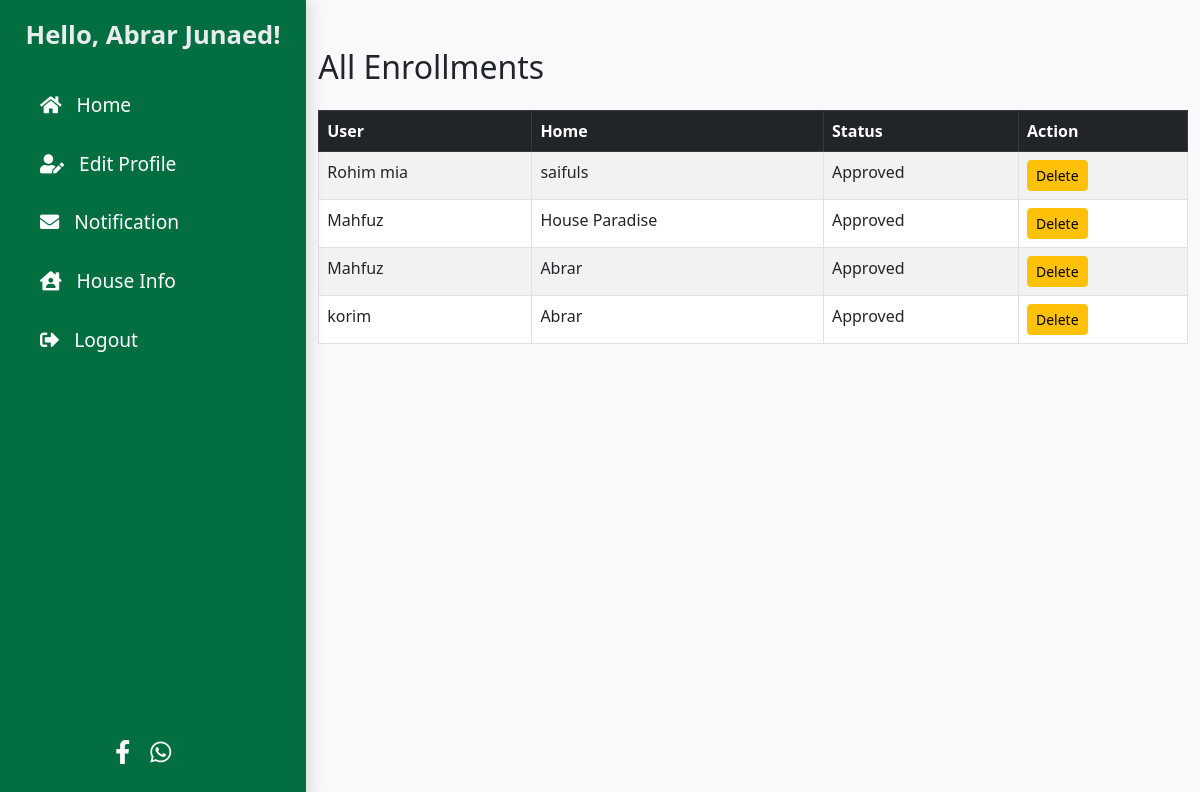
/Users/notification.php (signed in), run on the app's committed database.
### tables this page shows
CREATE TABLE `users` (
  `id` int(11) NOT NULL,
  `name` varchar(255) NOT NULL,
  `email` varchar(255) NOT NULL,
  `address` varchar(255) NOT NULL,
  `phone` varchar(11) NOT NULL,
  `password` varchar(255) NOT NULL,
  `dob` date DEFAULT NULL,
  `photo` varchar(255) NOT NULL,
  `created_at` timestamp NOT NULL DEFAULT current_timestamp(),
  `role_id` int(11) DEFAULT NULL
);

CREATE TABLE `enrollments` (
  `id` int(11) NOT NULL,
  `user_id` int(11) NOT NULL,
  `home_id` int(11) NOT NULL,
  `agreement_id` int(11) NOT NULL,
  `status` enum('pending','approved','rejected') DEFAULT 'pending',
  `created_at` timestamp NOT NULL DEFAULT current_timestamp(),
  `owner_id` int(11) DEFAULT NULL
);

CREATE TABLE `houses` (
  `id` int(11) NOT NULL,
  `user_id` int(11) DEFAULT NULL,
  `location_id` int(11) DEFAULT NULL,
  `name` varchar(255) NOT NULL,
  `description` varchar(255) NOT NULL,
  `available` varchar(255) NOT NULL,
  `rent` int(11) NOT NULL,
  `bedrooms` int(11) DEFAULT NULL,
  `bathrooms` int(11) DEFAULT NULL,
  `service_charge` varchar(255) DEFAULT NULL,
  `garage` varchar(255) DEFAULT NULL,
  `floors` int(11) DEFAULT NULL,
  `restrictions` varchar(255) DEFAULT NULL,
  `active_status` enum('1','0') DEFAULT '1',
  `created_at` timestamp NOT NULL DEFAULT current_timestamp(),
  `renter_id` int(11) DEFAULT NULL
);

### Users/notification.php (the view, shortened to what this page needs)
<?php
$servername = "localhost";
$username = "root";
$password = "";
$dbname = "main_home_hunt";
$conn = new mysqli($servername, $username, $password, $dbname);
$userId = isset($_SESSION['user_id']) ? $_SESSION['user_id'] : null;
$stmt = $conn->prepare("SELECT role_name FROM users
    JOIN roles ON users.role_id = roles.id
    WHERE users.id = ?");
$stmt->bind_param("i", $userId);
$stmt->execute();
$result = $stmt->get_result();
$userRole = $result->fetch_assoc()['role_name'];
$enrollments = null;
if (strtolower($userRole) === 'owner') {
    $stmt = $conn->prepare("SELECT enrollments.id, enrollments.status, users.name AS user_name, houses.name AS home_name
        FROM enrollments
        JOIN users ON enrollments.user_id = users.id
        JOIN houses ON enrollments.home_id = houses.id
        WHERE enrollments.owner_id = ?");
    $stmt->bind_param("i", $userId);
    $stmt->execute();
    $enrollments = $stmt->get_result();
}
?>
<!DOCTYPE html>
<html lang="en">
<head>
    <link href="https://cdn.jsdelivr.net/npm/bootstrap@5.3.0/dist/css/bootstrap.min.css" rel="stylesheet">
</head>
<body class="bg-light">
    <div class="fullpage d-flex">
        <?php include('slide.php'); ?>
        <div class="container mt-5">
            <?php if (strtolower($userRole) === 'owner') { ?>
                <h2 class="mb-4">All Enrollments</h2>
                <?php if ($enrollments && $enrollments->num_rows > 0) { ?>
                    <table class="table table-bordered table-striped">
                        <thead class="table-dark">
                            <tr>
                                <th>User</th>
                                <th>Home</th>
                                <th>Status</th>
                                <th>Action</th>
                            </tr>
                        </thead>
                        <tbody>
                            <?php while ($row = $enrollments->fetch_assoc()) { ?>
                                <tr>
                                    <td><?= htmlspecialchars($row['user_name']); ?></td>
                                    <td><?= htmlspecialchars($row['home_name']); ?></td>
                                    <td>
                                        <?php if ($row['status'] === 'pending') {
                                            echo 'Pending';
                                        } elseif ($row['status'] === 'approved') {
                                            echo 'Approved';
                                        } elseif ($row['status'] === 'rejected') {
                                            echo 'Rejected';
                                        } ?>
                                    </td>
                                    <td>
                                        <form method="POST">
                                            <button type="submit" name="action" value="delete" class="btn btn-warning btn-sm">Delete</button>
                                        </form>
                                    </td>
                                </tr>
                            <?php } ?>
                        </tbody>
                    </table>
                <?php } else { ?>
                    <div class="alert alert-info">You have no enrollments.</div>
                <?php } ?>
            <?php } else { ?>
                <div class="alert alert-danger">Invalid role.</div>
            <?php } ?>
        </div>
    </div>
</body>
</html>

### Users/slide.php (shortened to what this page needs)
<?php
$con = new mysqli('localhost', 'root', '', 'main_home_hunt');
$user_id = $_SESSION['user_id'];
$query = "SELECT users.name FROM users WHERE users.id = ?";
$stmt = $con->prepare($query);
$stmt->bind_param("i", $user_id);
$stmt->execute();
$result = $stmt->get_result();
$user = $result->fetch_assoc();
?>
<link href="https://getbootstrap.com/docs/5.3/assets/css/docs.css" rel="stylesheet">
    <link href="https://cdnjs.cloudflare.com/ajax/libs/font-awesome/5.15.4/css/all.min.css" rel="stylesheet">
<div class="slidebar">
    <div class="mb-4 nav flex-column">
        <h1 style="text-align: center;">Hello, <?= htmlspecialchars($user['name']) ?>!</h1>
        <a href="homepage.php" class="nav-link active">
            <i class="fas fa-home"></i> Home
        </a>
        <a href="update_profile.php" class="nav-link">
            <i class="fas fa-user-edit"></i> Edit Profile
        </a>
        <a href="notification.php" class="nav-link">
            <i class="fas fa-envelope"></i> Notification
        </a>
        <a href="HomeInfo.php" class="nav-link">
            <i class="fas fa-house-user"></i> House Info
        </a>
        <a href="login.php" onclick="handleLogout(event)" class="nav-link">
            <i class="fas fa-sign-out-alt"></i> Logout
        </a>
    </div>
    <div class="social-icons">
        <a href="https://www.facebook.com" target="_blank" title="Facebook">
            <i class="fab fa-facebook-f"></i>
        </a>
        <a href="https://www.whatsapp.com" target="_blank" title="WhatsApp">
            <i class="fab fa-whatsapp"></i>
        </a>
    </div>
</div>

### Users/slide.php (style rules this page uses)
.slidebar { padding: 20px; position: sticky; top: 0; left: 0; height: 100vh; width: 400px; background-color: #ffffff; overflow: hidden; display: flex; flex-direction: column; justify-content: space-between; }
.slidebar { width: 400px; height: 100vh; background: #036e40; padding: 20px; box-shadow: 3px 0px 15px rgba(0, 0, 0, 0.15); color: #fff; }
.slidebar h1 { text-align: center; font-size: 1.6rem; font-weight: 600; margin-bottom: 25px; color: #e9ecef; }
.nav-link { color: #fff !important; font-size: 1.2rem; padding: 15px 20px; }
.nav-link i { margin-right: 10px; }
.social-icons { display: flex; justify-content: center; gap: 20px; margin-bottom: 10px; }
.social-icons i { transition: transform 0.3s ease-in-out 0.2s; }
.social-icons a { color: #fff; font-size: 1.5rem; text-decoration: none; transition: color 0.3s ease; }

### data on the page
users: name "Abrar Junaed"
enrollments: user.name "Rohim mia", home.name "saifuls", status "Approved"
enrollments: user.name "Mahfuz", home.name "House Paradise", status "Approved"
enrollments: user.name "Mahfuz", home.name "Abrar", status "Approved"
enrollments: user.name "korim", home.name "Abrar", status "Approved"
